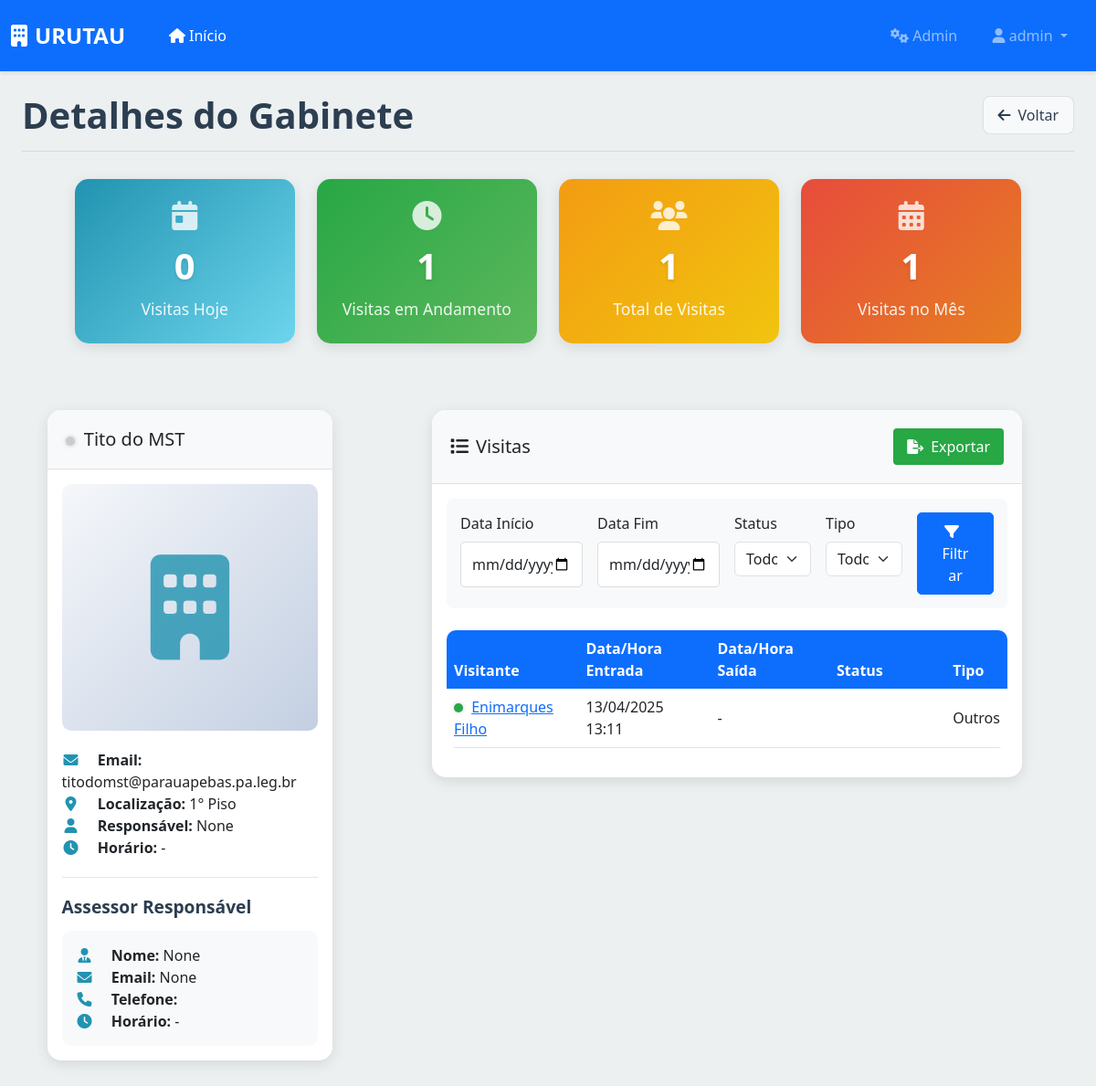
/recepcao/gabinetes/2/ (signed in), run on an earlier commit of the app's database.
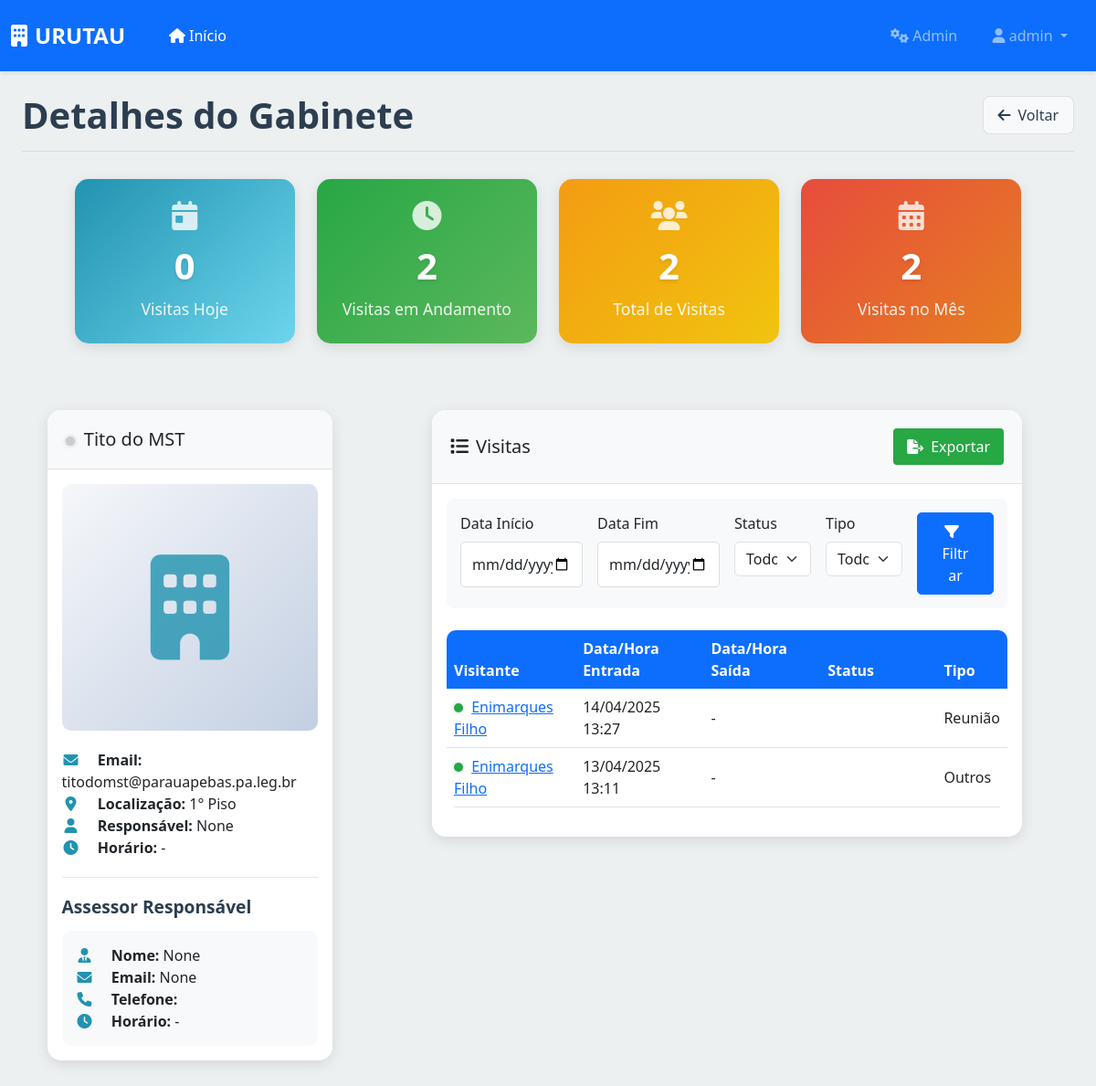
And on a later commit of the database.
### apps/recepcao/models.py (models this page shows, shortened)
class Visita(models.Model):
    STATUS_CHOICES = [
        ('em_andamento', 'Em Andamento'),
        ('finalizada', 'Finalizada'),
        ('cancelada', 'Cancelada')
    ]
    OBJETIVO_CHOICES = [
        ('reuniao', 'Reunião'),
        ('manutencao', 'Manutenção'),
        ('evento', 'Evento'),
        ('entrega_documentos', 'Entrega de Documentos'),
        ('outros', 'Outros')
    ]
    LOCALIZACAO_CHOICES = [
        ('terreo', 'Térreo'),
        ('plenario', 'Plenário'),
        ('primeiro_piso', '1° Piso'),
        ('segundo_piso', '2° Piso')
    ]
    visitante = models.ForeignKey(
        Visitante,
        on_delete=models.PROTECT,
        verbose_name='Visitante'
    )
    setor = models.ForeignKey(
        Setor,
        on_delete=models.PROTECT,
        verbose_name='Setor'
    )
    localizacao = models.CharField(
        'Localização',
        max_length=20,
        choices=LOCALIZACAO_CHOICES,
        default='terreo'
    )
    objetivo = models.CharField(
        'Objetivo',
        max_length=20,
        choices=OBJETIVO_CHOICES,
        default='outros'
    )
    observacoes = models.TextField(
        'Observações',
        blank=True,
        null=True
    )
    data_entrada = models.DateTimeField(
        'Data/Hora de Entrada',
        default=timezone.now
    )
    data_saida = models.DateTimeField(
        'Data/Hora de Saída',
        blank=True,
        null=True
    )
    status = models.CharField(
        'Status',
        max_length=20,
        choices=STATUS_CHOICES,
        default='em_andamento'
    )
    class Meta:
        verbose_name = 'Visita'
        verbose_name_plural = 'Visitas'
        ordering = ['-data_entrada']

class Visitante(models.Model):
    ESTADOS_CHOICES = [
        ('AC', 'Acre'), ('AL', 'Alagoas'), ('AP', 'Amapá'),
        ('AM', 'Amazonas'), ('BA', 'Bahia'), ('CE', 'Ceará'),
        ('DF', 'Distrito Federal'), ('ES', 'Espírito Santo'),
        ('GO', 'Goiás'), ('MA', 'Maranhão'), ('MT', 'Mato Grosso'),
        ('MS', 'Mato Grosso do Sul'), ('MG', 'Minas Gerais'),
        ('PA', 'Pará'), ('PB', 'Paraíba'), ('PR', 'Paraná'),
        ('PE', 'Pernambuco'), ('PI', 'Piauí'), ('RJ', 'Rio de Janeiro'),
        ('RN', 'Rio Grande do Norte'), ('RS', 'Rio Grande do Sul'),
        ('RO', 'Rondônia'), ('RR', 'Roraima'), ('SC', 'Santa Catarina'),
        ('SP', 'São Paulo'), ('SE', 'Sergipe'), ('TO', 'Tocantins')
    ]
    BAIRROS_CHOICES = [
        ('alto_boa_vista', 'Alto da Boa Vista'),
        ('alto_bonito', 'Alto Bonito'),
        ('altamira', 'Altamira'),
        ('amazonia', 'Amazônia'),
        ('alvora', 'Alvorá'),
        ('apoena', 'Apoena'),
        ('amec_ville_jacaranda', 'Amec Ville Jacarandá'),
        ('beira_rio_1', 'Beira Rio I'),
        ('beira_rio_2', 'Beira Rio II'),
        ('belvedere', 'Belvedere'),
        ('betania', 'Betânia'),
        ('brasilia', 'Brasília'),
        ('bom_jesus', 'Bom Jesus'),
        ('caetanopolis', 'Caetanópolis'),
        ('casas_populares_1', 'Casas Populares I'),
        ('casas_populares_2', 'Casas Populares II'),
        ('california', 'California'),
        ('cedere_1', 'Cedere I'),
        ('cedere_2', 'Cedere II'),
        ('centro', 'Centro'),
        ('cidade_jardim', 'Cidade Jardim'),
        ('cidade_nova', 'Cidade Nova'),
        ('chacara_belo_vale', 'Chacara Belo Vale'),
        ('chacara_da_lua', 'Chacara da Lua'),
        ('chacara_das_estrelas', 'Chacara das Estrelas'),
        ('chacara_do_sol', 'Chacara do Sol'),
        ('chacara_do_cacau', 'Chacara do Cacau'),
        ('colonia_paulo_fonteles', 'Colônia Paulo Fonteles'),
        ('conjunto_hab_morar_dias_melhores', 'Conjunto Hab Morar Dias Melhores'),
        ('da_paz', 'Da Paz'),
        ('dos_mineiros', 'Dos Mineiros'),
        ('distrito_industrial', 'Distrito Industrial'),
        ('esplanada', 'Esplanada'),
        ('esperanca', 'Esperança'),
        ('fap', 'FAP'),
        ('fazenda_santo_antonio', 'Fazenda Santo Antônio'),
        ('fazenda_sao_jose', 'Fazenda São José'),
        ('fazenda_serra_grande', 'Fazenda Serra Grande'),
        ('guanabara', 'Guanabara'),
        ('habitar_feliz', 'Habitar Feliz'),
        ('ipiranga', 'Ipiranga'),
        ('jardim_america', 'Jardim América'),
        ('jardim_canada', 'Jardim Canadá'),
        ('jardim_planalto', 'Jardim Planalto'),
        ('jardim_ipiranga', 'Jardim Ipiranga'),
        ('jardim_novo_horizonte', 'Jardim Novo Horizonte'),
        ('liberdade_1', 'Liberdade I'),
        ('liberdade_2', 'Liberdade II'),
        ('linha_verde', 'Linha Verde'),
        ('loteamento_nova_carajas', 'Loteamento Nova Carajás'),
        ('loteamento_paraiso_maranhaozinho', 'Loteamento Paraíso Maranhãozinho'),
        ('maranhao', 'Maranhão'),
        ('martini', 'Martini'),
        ('minerios', 'Minérios'),
        ('minas_gerais', 'Minas Gerais'),
        ('mirante_da_serra', 'Mirante da Serra'),
        ('montes_claros', 'Montes Claros'),
        ('morar_dias_melhores', 'Morar Dias Melhores'),
        ('morada_nova', 'Morada Nova'),
        ('nova_capital', 'Nova Capital'),
        ('nova_carajas', 'Nova Carajás'),
        ('nova_esperanca', 'Nova Esperança'),
        ('nova_parauapebas', 'Nova Parauapebas'),
        ('nova_vida', 'Nova Vida'),
        ('nova_vitoria', 'Nova Vitória'),
        ('novo_brasil', 'Novo Brasil'),
        ('novo_horizonte', 'Novo Horizonte'),
        ('novo_tempo', 'Novo Tempo'),
        ('novo_viver', 'Novo Viver'),
        ('nucleo_residencial_servicos_carajas', 'Núcleo Residencial e de Serviços Carajás'),
        ('nucleo_urbano_carajas', 'Núcleo Urbano de Carajás'),
        ('palmares_1', 'Palmares 1'),
        ('palmares_2', 'Palmares 2'),
        ('paraiso', 'Paraíso'),
        ('parque_das_nacoes', 'Parque das Nações'),
        ('parque_dos_carajas', 'Parque dos Carajás'),
        ('parque_sao_luiz', 'Parque São Luiz'),
        ('parque_verde', 'Parque Verde'),
        ('paulo_fonteles', 'Paulo Fonteles'),
        ('polo_industrial_moveleiro', 'Polo Industrial Moveleiro'),
        ('polo_moveleiro', 'Polo Moveleiro'),
        ('porto_seguro', 'Porto Seguro'),
        ('primavera', 'Primavera'),
        ('raio_do_sol', 'Raio do Sol'),
        ('residencial_bambui', 'Residencial Bambuí'),
        ('residencial_belavista', 'Residencial Belavista'),
        ('rio_verde', 'Rio Verde'),
        ('santa_cruz', 'Santa Cruz'),
        ('santa_luzia', 'Santa Luzia'),
        ('sansao', 'Sansão'),
        ('sao_jose', 'São José'),
        ('sao_lucas', 'São Lucas'),
        ('sao_lucas_1', 'São Lucas 1'),
        ('sao_lucas_2', 'São Lucas 2'),
        ('serra_azul', 'Serra Azul'),
        ('talisma', 'Talismã'),
        ('tropical', 'Tropical'),
        ('uniao', 'União'),
        ('vale_do_sol', 'Vale do Sol'),
        ('vale_dos_carajas', 'Vale dos Carajás'),
        ('vale_dos_sonhos', 'Vale dos Sonhos'),
        ('vila_onalicio_barros', 'Vila Onalício Barros'),
        ('vila_nova', 'Vila Nova'),
        ('vila_rica', 'Vila Rica'),
        ('vila_rio_branco', 'Vila Rio Branco'),
        ('vila_sansao', 'Vila Sansão'),
        ('vila_sao_jose', 'Vila São José'),
        ('zona_rural', 'Zona Rural'),
        ('outros', 'Outros'),
        ('outra_cidade', 'Outra cidade'),
    ]
    nome_completo = models.CharField('Nome Completo', max_length=100)
    nome_social = models.CharField('Nome Social', max_length=100, blank=True, null=True)
    data_nascimento = models.DateField('Data de Nascimento')
    CPF = models.CharField(
        'CPF',
        max_length=14,
        unique=True,
        validators=[
            RegexValidator(
                regex=r'^\d{3}\.\d{3}\.\d{3}-\d{2}$',
                message='CPF deve estar no formato XXX.XXX.XXX-XX'
            )
        ]
    )
    telefone = models.CharField(
        'Telefone',
        max_length=15,
        validators=[
            RegexValidator(
                regex=r'^\(\d{2}\) \d{5}-\d{4}$',
                message='Telefone deve estar no formato (XX) XXXXX-XXXX'
            )
        ]
    )
    email = models.EmailField('E-mail', blank=True, null=True)
    estado = models.CharField('Estado', max_length=2, choices=ESTADOS_CHOICES)
    cidade = models.CharField('Cidade', max_length=100)
    bairro = models.CharField('Bairro', max_length=50, choices=BAIRROS_CHOICES, default='outros')
    foto = models.ImageField('Foto', upload_to='visitantes/', blank=True, null=True)
    face_id = models.CharField('Face ID', max_length=100, blank=True, null=True)
    face_registrada = models.BooleanField('Face Registrada', default=False)
    class Meta:
        verbose_name = 'Visitante'
        verbose_name_plural = 'Visitantes'
        ordering = ['nome_completo']

### apps/recepcao/views.py (the view)
# urls.py: path('gabinetes/<int:gabinete_id>/', views.detalhes_gabinete, name='detalhes_gabinete'),
@login_required
def detalhes_gabinete(request, gabinete_id):
    gabinete = get_object_or_404(Setor, id=gabinete_id, tipo='gabinete')
    data_inicio = request.GET.get('data_inicio')
    data_fim = request.GET.get('data_fim')
    status = request.GET.get('status')
    objetivo = request.GET.get('objetivo')
    formato = request.GET.get('formato')
    visitas = Visita.objects.filter(setor=gabinete)
    if data_inicio and data_fim:
        visitas = visitas.filter(
            data_entrada__date__range=[data_inicio, data_fim]
        )
    if status:
        visitas = visitas.filter(status=status)
    if objetivo:
        visitas = visitas.filter(objetivo=objetivo)
    visitas = visitas.order_by('-data_entrada')
    if formato in ['pdf', 'excel']:
        if formato == 'pdf':
            return gerar_pdf_visitas(visitas, gabinete)
        else:
            return gerar_excel_visitas(visitas, gabinete)
    paginator = Paginator(visitas, 10)  # 10 itens por página
    page = request.GET.get('page')
    visitas_paginadas = paginator.get_page(page)
    visitas_hoje = visitas.filter(data_entrada__date=timezone.now().date()).count()
    visitas_em_andamento = visitas.filter(status='em_andamento').count()
    total_visitas = visitas.count()
    visitas_mes = visitas.filter(data_entrada__month=timezone.now().month).count()
    context = get_base_context(f'Detalhes do Gabinete - {gabinete.nome_vereador}')
    context.update({
        'gabinete': gabinete,
        'visitas': visitas_paginadas,
        'filtros': {
            'data_inicio': data_inicio,
            'data_fim': data_fim,
            'status': status,
            'objetivo': objetivo
        },
        'visitas_hoje': visitas_hoje,
        'visitas_em_andamento': visitas_em_andamento,
        'total_visitas': total_visitas,
        'visitas_mes': visitas_mes,
        'TIPOS_VISITA': Visita.OBJETIVO_CHOICES
    })
    return render(request, 'recepcao/detalhes_gabinete.html', context)

### apps/recepcao/models.py (called while the page is built)
    def esta_aberto(self):
        if not self.horario_abertura or not self.horario_fechamento:
            return None  # Retorna None se não tiver horário definido
        agora = timezone.localtime().time()
        return self.horario_abertura <= agora <= self.horario_fechamento

### apps/recepcao/views.py (called while the page is built)
def get_base_context(title_suffix=''):
    return {
        'title': f'Recepção - {title_suffix}' if title_suffix else 'Recepção - URUTAU',
        'app_name': 'recepcao'
    }

### templates/recepcao/detalhes_gabinete.html (shortened to what the changed rows need)
{% extends 'base.html' %}
{% load static %}
{% block content %}
<div class="container-fluid">
    <div class="page-header d-flex justify-content-between align-items-center">
        <h1 class="page-title">Detalhes do Gabinete</h1>
    </div>
    <div class="stats-container">
        <div class="row mb-4">
            <div class="col-xl-3 col-md-6 mb-4">
                <div class="stat-card stat-card-visitas-andamento">
                    <i class="fas fa-clock stat-icon"></i>
                    <h3>{{ visitas_em_andamento }}</h3>
                    <p>Visitas em Andamento</p>
                </div>
            </div>
            <div class="col-xl-3 col-md-6 mb-4">
                <div class="stat-card stat-card-total-visitas">
                    <i class="fas fa-users stat-icon"></i>
                    <h3>{{ total_visitas }}</h3>
                    <p>Total de Visitas</p>
                </div>
            </div>
            <div class="col-xl-3 col-md-6 mb-4">
                <div class="stat-card stat-card-visitas-mes">
                    <i class="fas fa-calendar-alt stat-icon"></i>
                    <h3>{{ visitas_mes }}</h3>
                    <p>Visitas no Mês</p>
                </div>
            </div>
        </div>
    </div>
    <div class="row">
        <div class="col-md-8">
            <div class="card">
                <div class="card-body">
                    <div class="table-responsive">
                        <table class="table table-hover">
                            <thead>
                                <tr>
                                    <th>Visitante</th>
                                    <th>Data/Hora Entrada</th>
                                    <th>Data/Hora Saída</th>
                                    <th>Status</th>
                                    <th>Tipo</th>
                                </tr>
                            </thead>
                            <tbody>
                                {% for visita in visitas %}
                                <tr>
                                    <td>
                                        <span class="status-indicator {% if visita.status == 'em_andamento' %}active{% endif %}"></span>
                                        <a href="#" class="text-primary"
                                           data-bs-toggle="modal"
                                           data-bs-target="#visitanteModal"
                                           data-visitante-nome="{{ visita.visitante.nome_completo }}"
                                           data-visitante-telefone="{{ visita.visitante.telefone }}"
                                           data-visitante-email="{{ visita.visitante.email }}"
                                           data-visitante-nascimento="{{ visita.visitante.data_nascimento|date:'d/m/Y' }}"
                                           data-visitante-objetivo="{{ visita.get_objetivo_display }}"
                                           data-visitante-foto="{% if visita.visitante.foto %}{{ visita.visitante.foto.url }}{% endif %}">
                                            {{ visita.visitante.nome_completo }}
                                        </a>
                                    </td>
                                    <td>{{ visita.data_entrada|date:"d/m/Y H:i" }}</td>
                                    <td>{{ visita.data_saida|date:"d/m/Y H:i"|default:"-" }}</td>
                                    <td>
                                        <span class="badge status-{{ visita.status }}">
                                        </span>
                                    </td>
                                    <td>{{ visita.get_objetivo_display }}</td>
                                </tr>
                                {% endfor %}
                            </tbody>
                        </table>
                    </div>
                </div>
            </div>
        </div>
    </div>
</div>
{% endblock %}

What changed in the data, as far as the page shows it:
added Visita: visitante.nome_completo "Enimarques Filho", data_entrada "14/04/2025 13:27", data_saida "-", objetivo "Reunião"
Also different on the page:
{{ visitas_em_andamento }}: "1" → "2"
{{ total_visitas }}: "1" → "2"
{{ visitas_mes }}: "1" → "2"
